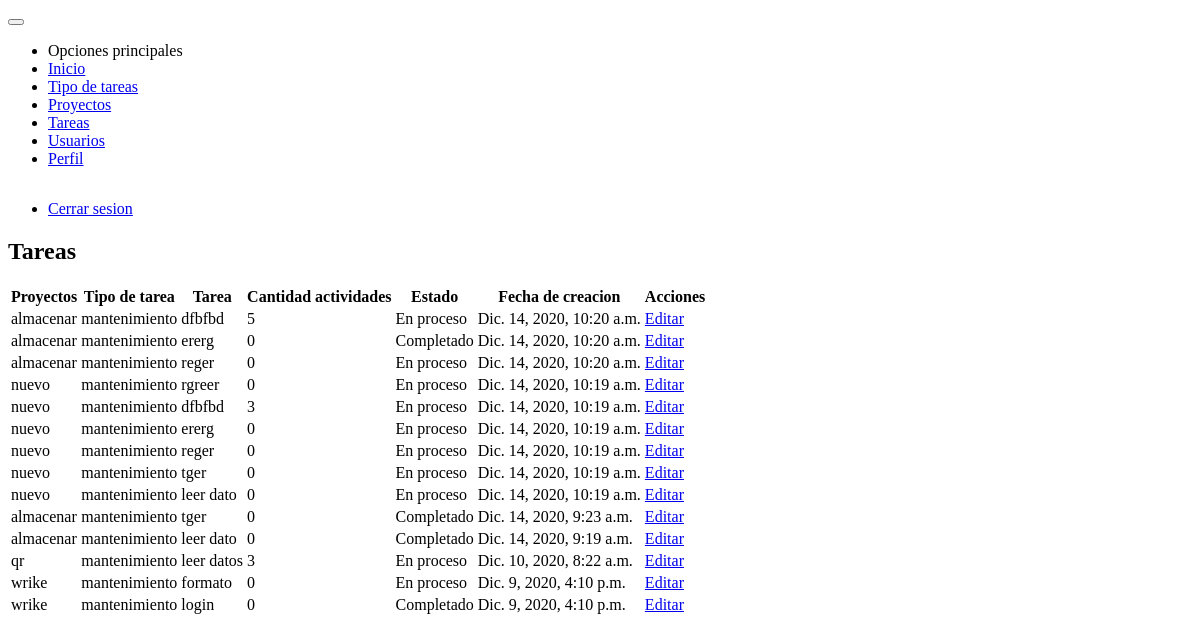
Page /tareas/ (signed in) on the earlier database version.
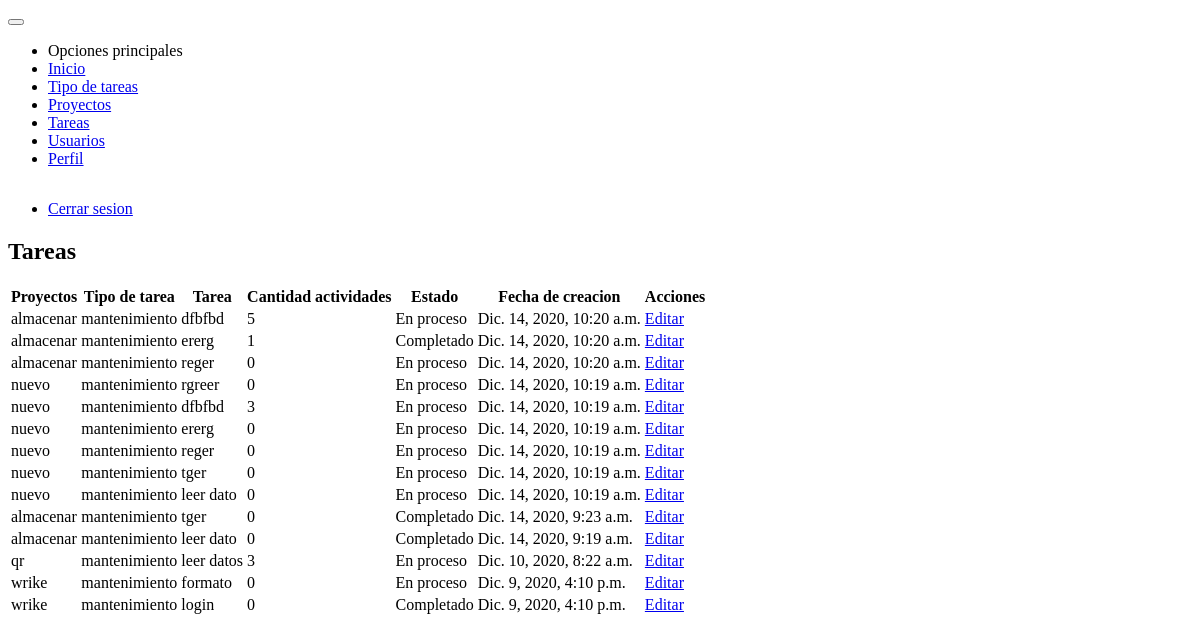
Same page on the later database version.
### tasks/models.py (models this page shows, shortened)
class Task(models.Model):
    project = models.ForeignKey(Project, on_delete=models.CASCADE)
    type_task = models.ForeignKey(TypeTask, on_delete=models.CASCADE)
    task = models.CharField(max_length=50)
    description = models.TextField()
    state = models.BooleanField(default=False)
    porcentage = models.IntegerField(default=0)
    slug = models.SlugField(max_length=60, unique=True)
    created_at = models.DateTimeField(auto_now_add=timezone.now())
    updated_at = models.DateTimeField(auto_now=timezone.now())

class TypeTask(models.Model):
    name = models.CharField(max_length=50)
    slug = models.SlugField(max_length=60, unique=True)
    status = models.BooleanField(default=True)
    created_at = models.DateTimeField(auto_now_add=timezone.now())
    def __str__(self):
        return self.name
    class Meta:
        verbose_name = 'Tipo tarea'
        verbose_name_plural = 'Tipo tareas'

### projects/models.py (models this page shows)
class Project(models.Model):
    STATUS_CHOICES = (
        ('process', 'En Proceso'),
        ('inactive', 'Inactivo'),
    )
    name = models.CharField(max_length=50, unique=True)
    developer = models.ManyToManyField(User)
    status = models.CharField(
        max_length=10, choices=STATUS_CHOICES, default=STATUS_CHOICES[0])
    slug = models.SlugField(max_length=50, unique=True)
    porcent = models.IntegerField(default=0)
    created_at = models.DateTimeField(auto_now_add=timezone.now())
    update_at = models.DateTimeField(auto_now=timezone.now())
    def __str__(self):
        return self.name

### tasks/views.py (the view)
# urls.py: path('', views.TaskListView.as_view(), name='task'),
class TaskListView(PermissionRequiredMixin, LoginRequiredMixin, ListView):
    login_url = 'users:login'
    permission_required = 'tasks.view_task'
    template_name = 'tasks/task.html'
    queryset = Task.objects.annotate(Count('activities')).order_by('-pk')

### tasks/templates/tasks/task.html
{% extends 'base.html' %}
{% block content %}
    <div class="card">
        <div class="card-contet m-2">
            <h2 class="text-center">Tareas</h2>
            {% include 'tasks/snippets/tasks.html' %}
        </div>
    </div>
{% endblock %}

### tasks/templates/tasks/snippets/tasks.html (shortened to what this page needs)
<table class="table" data-role="table" data-horizontal-scroll="true" data-table-search-title="Buscar: " data-table-rows-count-title="Cantidad a mostrar">
    <thead>
        <tr>
            <th>Proyectos</th>
            <th>Tipo de tarea</th>
            <th>Tarea</th>
            <th>Cantidad actividades</th>
            <th>Estado</th>
            <th>Fecha de creacion</th>
            <th>Acciones</th>
        </tr>
    </thead>
    <tbody>
        {% for activities in object_list %}
            <tr>
                <td>{{ activities.project }}</td>
                <td>{{ activities.type_task }}</td>
                <td>{{ activities.task }}</td>
                <td>{{ activities.activities__count }}</td>
                <td>{{ activities.state|yesno:'Completado,En proceso' }}</td>
                <td>{{ activities.created_at }}</td>
                <td>
                    <a href="{% url 'tasks:update_task' activities.slug %}" class="button info"> Editar</a>
                </td>
            </tr>
        {% endfor %}
    </tbody>
</table>

Differences in the rows shown:
changed Task (number 2 of 14 on the later page): activities__count "0" → "1"
